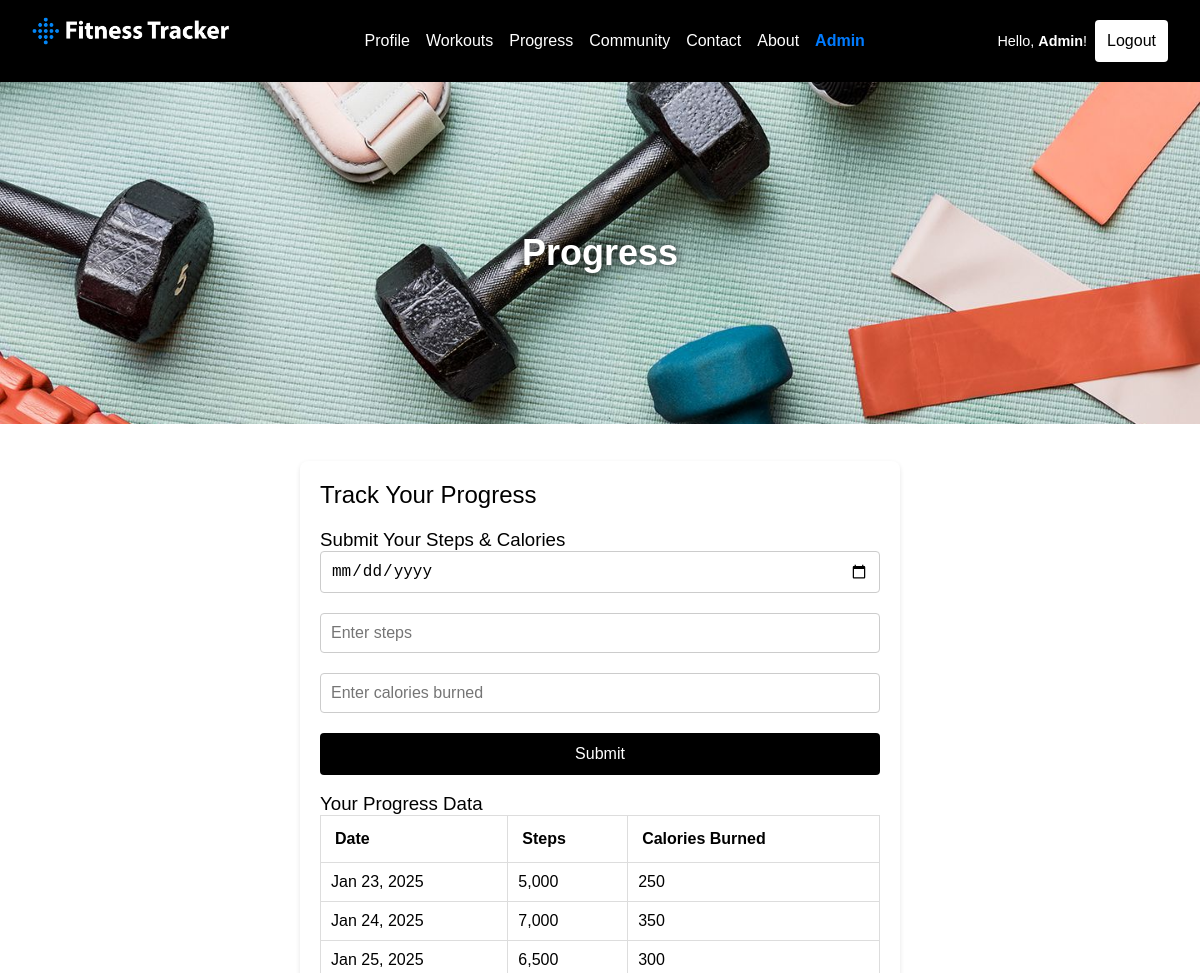
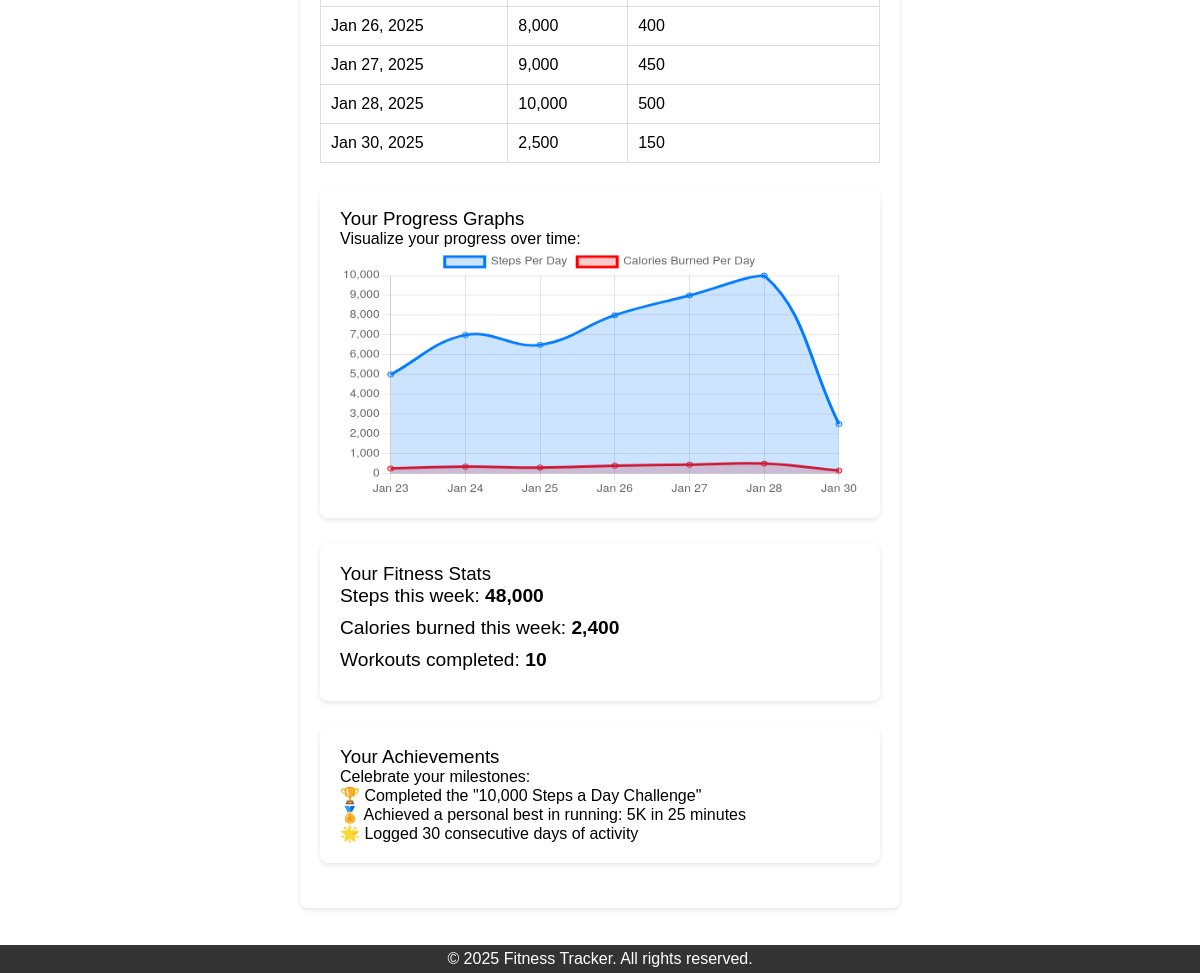
The page /progress.php (signed in) on the database its author committed (2 pictures, top to bottom).
### tables this page shows
CREATE TABLE `site_settings` (
  `id` int(11) NOT NULL,
  `site_name` varchar(255) NOT NULL,
  `footer_text` varchar(255) NOT NULL,
  `about_text` text NOT NULL,
  `site_logo` varchar(255) DEFAULT NULL
);

CREATE TABLE `steps_tracker` (
  `id` int(11) NOT NULL,
  `user_id` int(11) NOT NULL,
  `date` date NOT NULL,
  `steps` int(11) NOT NULL,
  `calories_burned` int(11) NOT NULL,
  `created_at` timestamp NOT NULL DEFAULT current_timestamp()
);

### progress.php (the view, shortened to what this page needs)
<?php
$servername = "localhost";
$username = "root";
$password = "";
$dbname = "fitness_app";
$conn = new mysqli($servername, $username, $password, $dbname);
$user_id = $_SESSION['user_id'];
$steps_query = "SELECT date, steps, calories_burned FROM steps_tracker WHERE user_id = ? AND date >= DATE_SUB(CURDATE(), INTERVAL 7 DAY) ORDER BY date";
$steps_stmt = $conn->prepare($steps_query);
$steps_stmt->bind_param("i", $user_id);
$steps_stmt->execute();
$steps_result = $steps_stmt->get_result();
$dates = [];
$steps_data = [];
$calories_data = [];
$total_calories = 0;
while ($row = $steps_result->fetch_assoc()) {
    $dates[] = date('M d', strtotime($row['date']));
    $steps_data[] = $row['steps'];
    $calories_data[] = $row['calories_burned'];
    $total_calories += $row['calories_burned'];
}
$total_steps = array_sum($steps_data);
$workouts_query = "SELECT COUNT(*) AS total_workouts FROM workouts WHERE user_id = ?";
$workouts_stmt = $conn->prepare($workouts_query);
$workouts_stmt->bind_param("i", $user_id);
$workouts_stmt->execute();
$workouts_result = $workouts_stmt->get_result()->fetch_assoc();
$total_workouts = $workouts_result['total_workouts'] ?? 0;
?>
<!DOCTYPE html>
<html lang="en">
<head>
	  	<link rel="stylesheet" href="assets/css/reset.css">
		<link rel="stylesheet" href="assets/css/style.css">
</head>
<body>
	<?php include 'navbar.php'; ?>
<div class="progress-background cover-bg">
        <h1>Progress</h1>
		</div>
    <main>
        <section id="progress-tracker">
            <h2>Track Your Progress</h2>
            <h3>Submit Your Steps & Calories</h3>
            <form method="POST">
                <input type="date" name="date" required>
                <input type="number" name="steps" placeholder="Enter steps" required>
                <input type="number" name="calories_burned" placeholder="Enter calories burned" required>
                <button type="submit">Submit</button>
            </form>
		<br>
		<h3>Your Progress Data</h3>
        <table class="stats-table">
            <thead>
                <tr>
                    <th>Date</th>
                    <th>Steps</th>
                    <th>Calories Burned</th>
                </tr>
            </thead>
            <tbody>
                <?php foreach ($steps_result as $row): ?>
                    <tr>
                        <td><?php echo date('M d, Y', strtotime($row['date'])); ?></td>
                        <td><?php echo number_format($row['steps']); ?></td>
                        <td><?php echo number_format($row['calories_burned']); ?></td>
                    </tr>
                <?php endforeach; ?>
            </tbody>
        </table>
            <section id="progress-graphs">
                <h3>Your Progress Graphs</h3>
                <p>Visualize your progress over time:</p>
				        <canvas id="progressChart" width="400" height="200"></canvas>
            </section>
            <section id="stats">
                <h3>Your Fitness Stats</h3>
                <ul>
            <p class="stat-item">Steps this week: <strong><?php echo number_format($total_steps); ?></strong></p>
            <p class="stat-item">Calories burned this week: <strong><?php echo number_format($total_calories); ?></strong></p>
            <p class="stat-item">Workouts completed: <strong><?php echo number_format($total_workouts); ?></strong></p>
                </ul>
            </section>
            <section id="achievements">
                <h3>Your Achievements</h3>
                <p>Celebrate your milestones:</p>
                <ul>
            <p>🏆 Completed the "10,000 Steps a Day Challenge"</p>
            <p>🏅 Achieved a personal best in running: 5K in 25 minutes</p>
            <p>🌟 Logged 30 consecutive days of activity</p>
                </ul>
            </section>
        </section>
    </main>
    <script>
        var ctx = document.getElementById('progressChart').getContext('2d');
        var progressChart = new Chart(ctx, {
            type: 'line',
            data: {
                labels: <?php echo json_encode($dates); ?>,
                datasets: [
                    {
                        label: 'Steps Per Day',
                        data: <?php echo json_encode($steps_data); ?>,
                        borderColor: '#007bff',
                        backgroundColor: 'rgba(0, 123, 255, 0.2)',
                        fill: true,
                        tension: 0.4
                    },
                    {
                        label: 'Calories Burned Per Day',
                        data: <?php echo json_encode($calories_data); ?>,
                        borderColor: '#ff0000',
                        backgroundColor: 'rgba(255, 0, 0, 0.2)',
                        fill: true,
                        tension: 0.4
                    }
                ]
            },
            options: {
                responsive: true,
                maintainAspectRatio: false,
                scales: {
                    y: {
                        beginAtZero: true
                    }
                }
            }
        });
    </script>
<?php include 'footer.php'; ?>
</body>
</html>

### navbar.php (shortened to what this page needs)
<?php
$servername = "localhost";
$username = "root";
$password = "";
$dbname = "fitness_app";
$conn = new mysqli($servername, $username, $password, $dbname);
$settings_query = "SELECT site_name, footer_text, site_logo FROM site_settings WHERE id = 1";
$settings_result = $conn->query($settings_query);
$settings = $settings_result->fetch_assoc();
$footer_text = $settings['footer_text'] ?? "Default Footer Text";
$site_logo = $settings['site_logo'] ?? "Logo";
?>
<header>
<div class="logo"><a  href="index.php"><img class="logo-preview" src="/login/<?php echo $site_logo; ?>"/></a></div>
<nav class="nav-links">
    <a href="profile.php">Profile</a>
    <a href="workouts.php">Workouts</a>
    <a href="progress.php">Progress</a>
    <a href="community.php">Community</a>
    <a href="contact.php">Contact</a>
    <a href="about.php">About</a>
	<?php
if (!empty($_SESSION['user_id'])) {
    $user_id = $_SESSION['user_id'];
    $stmt = $conn->prepare("SELECT role FROM users WHERE id = ?");
    $stmt->bind_param("i", $user_id);
    $stmt->execute();
    $stmt->bind_result($role);
    if ($role === 'admin') {
        echo '<a href="/login/dashboard.php" style="color:#007bff; font-weight:bold;">Admin</a>';
    }
}
?>
</nav>
<div class="auth-links">
    <?php if (isset($_SESSION['user_id'])): ?>
			<?php
			$name = $_SESSION['name'] ?? 'User';
			?>
        <span>Hello, <strong><?php echo htmlspecialchars($name); ?></strong>!</span>&nbsp;
        <form method="POST" action="login/logout.php" style="display: inline;">
            <button style="background-color: #ffffff;color: #000000;cursor: pointer;" type="submit">Logout</button>
        </form>
    <?php else: ?>
        <a href="/login/">Login</a>
        <a href="/login/register.php">Register</a>
    <?php endif; ?>
</div>
    </header>

### footer.php
<footer>
    <p><?php echo $footer_text; ?></p>
</footer>

### assets/css/style.css (style rules this page uses)
body { font-family: sans-serif; background-color: white; color: black; }
header { display: flex; justify-content: space-between; align-items: center; background: black; color: white; padding: 16px 32px; }
.logo { font-size: 24px; font-weight: bold; }
.logo a { text-decoration: none; color:white; }
.nav-links { display: flex; gap: 16px; }
.nav-links a { color: white; text-decoration: none; font-size: 16px; }
.cover-bg h1 { font-size: 36px; font-weight: bold; }
.cover-bg { color: white; padding: 150px; text-align: center; width: 100%; box-sizing: border-box; background-position: center !important; background-size: cover !important; text-shadow: 0 0 11px black; }
.progress-background { background: url("../../assets/img/Foto1.jpg"); }
main { padding: 12px; }
section { margin-bottom: 12px; background: white; padding: 20px; border-radius: 8px; box-shadow: 0 2px 5px rgba(0, 0, 0, 0.1); }
footer { text-align: center; padding: 5px; background: #333; color: white; }
section { max-width: 600px; margin: 25px auto; padding: 20px; background: white; border-radius: 8px; box-shadow: 0 2px 5px rgba(0, 0, 0, 0.1); }
form { display: flex; flex-direction: column; gap: 20px; }
input,textarea { width: 100%; padding: 10px; border: 1px solid #ccc; border-radius: 4px; font-size: 16px; }
button { padding: 12px; background-color: black; color: white; border: none; border-radius: 4px; font-size: 16px; cursor: pointer; text-align: center; }
thead th { background-color: white; color: black; font-weight: bold; padding: 14px; text-align: left; }
table { width:100% }
h2 { margin-bottom: 20px; }
button { background-color: #000; color: #fff; cursor: pointer; }
.auth-links { gap: 15px; justify-content: flex-end; font-size: 0.9rem; }
table { width: 100%; border-collapse: collapse; }
th, td { padding: 10px; border: 1px solid #ddd; text-align: left; }
th { background-color: #f4f4f4; }
.stat-item { font-size: 1.2rem; margin-bottom: 10px; }
canvas { max-width: 100%; height: 250px !important; }

### navbar.php (style rules this page uses)
.logo { text-align: center; margin-bottom: 20px; }
.logo-preview { max-width: 200px; height: auto; display: block; margin: 0 auto; }

### rows shown on the page
site_settings: site_logo (picture), footer_text "© 2025 Fitness Tracker. All rights reserved."
steps_tracker: date "Jan 23, 2025", steps "5,000", calories_burned "250"
steps_tracker: date "Jan 24, 2025", steps "7,000", calories_burned "350"
steps_tracker: date "Jan 25, 2025", steps "6,500", calories_burned "300"
steps_tracker: date "Jan 26, 2025", steps "8,000", calories_burned "400"
steps_tracker: date "Jan 27, 2025", steps "9,000", calories_burned "450"
steps_tracker: date "Jan 28, 2025", steps "10,000", calories_burned "500"
steps_tracker: date "Jan 30, 2025", steps "2,500", calories_burned "150"

### other values the page prints
$name "Admin"
$total_steps "48,000"
$total_calories "2,400"
$total_workouts "10"
chart data {{ json_encode($steps_data) }} [5000,7000,6500,8000,9000,10000,2500]
chart data {{ json_encode($calories_data) }} [250,350,300,400,450,500,150]
